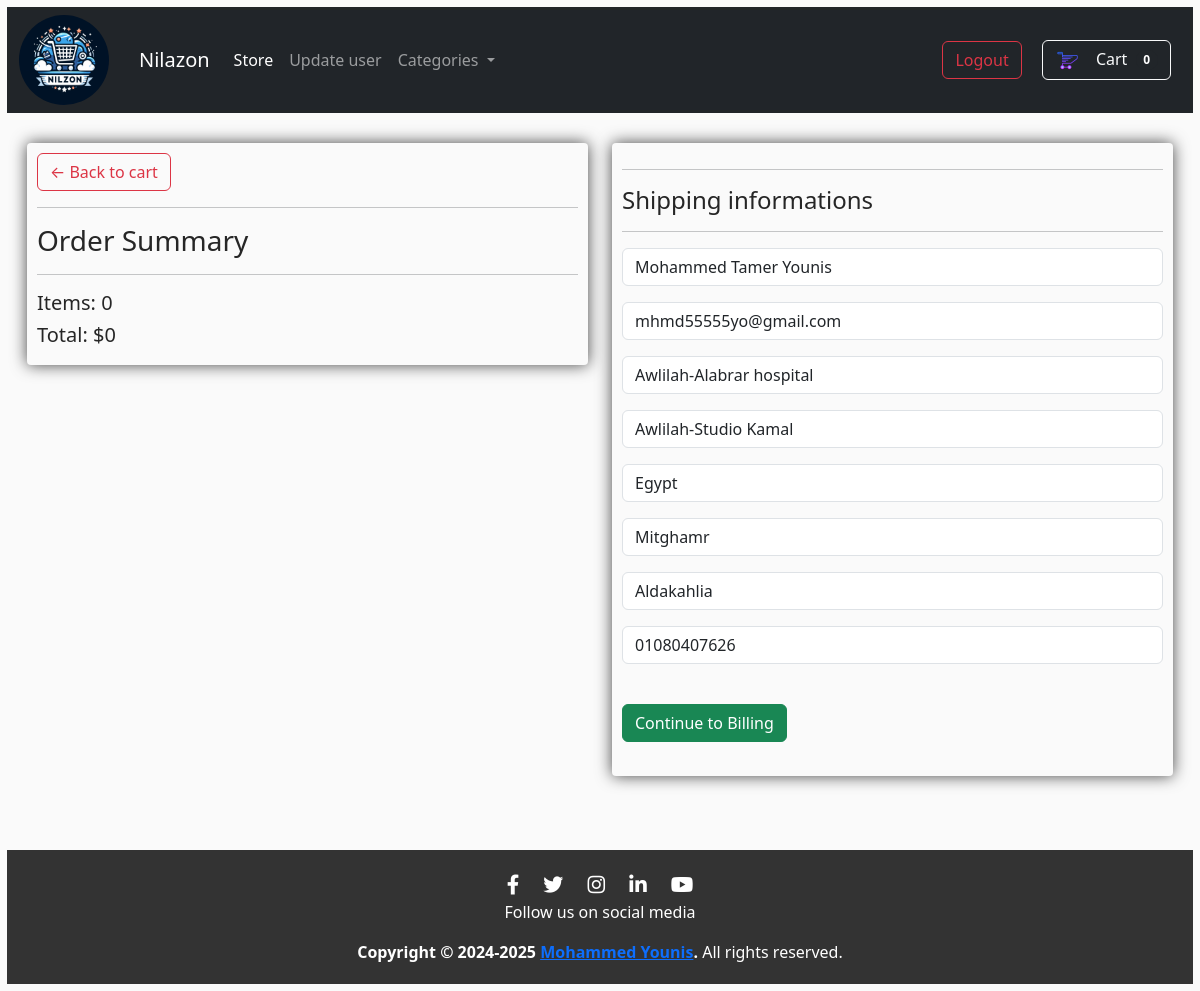
The page /payment/checkout/ (signed in) on the database its author committed.
### payment/models.py (models this page shows, shortened)
class ShippingAddress(models.Model):
    user = models.ForeignKey(User, on_delete=models.CASCADE)
    shipping_full_name = models.CharField(max_length=255, null=True, blank=True)
    shipping_email = models.EmailField()
    shipping_phone = models.CharField(max_length=15, null=True, blank=True)
    shipping_address1 = models.CharField(max_length=255, null=True, blank=True)
    shipping_address2 = models.CharField(max_length=255, null=True, blank=True)
    shipping_country = models.CharField(max_length=255, null=True, blank=True)
    shipping_city = models.CharField(max_length=255, null=True, blank=True)
    shipping_state = models.CharField(max_length=255, null=True, blank=True)
    class Meta :
        verbose_name_plural = "Shiping Address"

### payment/views.py (the view, shortened to what this page needs)
# urls.py: path('checkout/', views.checkout, name='checkout'),
def checkout(request):
    cart = Cart(request)
    cart_products = cart.get_products
    quantities = cart.get_qtys
    total = cart.cart_total()
    total_items = cart.total_items()
    categories = Category.objects.all()  # Get all categories
    if request.user.is_authenticated:
        shipping_user = ShippingAddress.objects.get(user__id=request.user.id)
        shipping_form = ShippingAddressForm(request.POST or None, instance=shipping_user)
        context = {
        'cart_products':cart_products,
        'quantities':quantities,
        'total':total,
        'total_items':total_items,
        'shipping_form': shipping_form,
        'categories': categories,
        }
        return render(request, 'eCommerce/checkout.html', context)

### cart/cart.py (called while the page is built, shortened)
    def cart_total(self):
        product_ids = self.cart.keys()
        products = Product.objects.filter(id__in = product_ids)
        qtys = self.cart
        total = Decimal(0) # start quantity from 0
        return total

    def total_items (self):
        prodict_ids = self.cart.keys()
        products = Product.objects.filter(id__in=prodict_ids)
        qtys = self.cart
        total = 0
        for key, value in qtys.items():
            key = int(key)
            for product in products :
                if product.id == key :
                    total = total + int(value)
        return total

    def get_products(self):
        product_ids = self.cart.keys()
        products = Product.objects.filter(id__in=product_ids)
        return products

### cart/context_processors.py (called while the page is built)
def cart(request):
    return {'cart': Cart(request)}

### templates/eCommerce/checkout.html (shortened to what this page needs)
{% extends 'base.html' %}
{% load static %}
{% block content %}
<div class="row">
    <div class="col-lg-6">
        <div class="box-element">
            <a href="{% url 'cart_summary' %}" class="btn btn-outline-danger">&#x2190; Back to cart</a>
            <hr>
            <h3>Order Summary</h3>
            <hr>
            <h5>Items:  {{total_items}} </h5>
            <h5>Total:  ${{total}} </h5>
        </div>
    </div>
    <div class="col-lg-6">
        <div class="box-element" id="form-wrapper">
            <form method="POST" action="{% url 'billing_info' %}">
            <hr>
            <h4>Shipping informations</h4>
            <hr>
            {{shipping_form.as_p}}
            <br>
            <button class="btn btn-success" type="submit">
                Continue to Billing
            </button>
            <br><br>
            </form>
        </div>
        <br>
    </div>
</div>
{% endblock %}

### static/css/style.css (style rules this page uses)
body { background-color: hsl(0, 0%, 98%); }
h1,h2,h3,h4,h5,h6 { color:hsl(0, 0%, 15%); }
.box-element { box-shadow:hsl(0, 0%, 27%) 0 0 16px; border-radius: 4px; padding: 10px; }
.col-lg-4, .col-lg-6, .col-lg-8, .col-lg-12 { margin-top: 10px; }
.btn { border-radius: 40; }

### templates/base.html (style rules this page uses)
body { display: flex; flex-direction: column; }

### rows shown on the page
ShippingAddress: shipping_full_name "Mohammed Tamer Younis", shipping_email "mhmd55555yo@gmail.com", shipping_address1 "Awlilah-Alabrar hospital", shipping_address2 "Awlilah-Studio Kamal", shipping_country "Egypt", shipping_city "Mitghamr", shipping_state "Aldakahlia", shipping_phone "01080407626"

### other values the page prints
{{ total_items }} "0"
{{ total }} "0"
